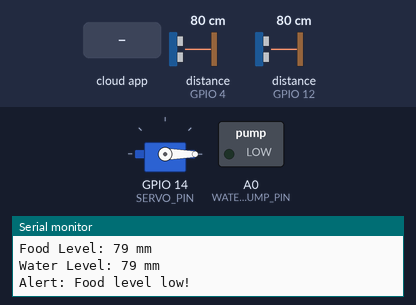
The sketch below on a simulated ESP8266 (NodeMCU). On the bench: servo, switched loads named in the sketch (green lamp = pin HIGH), the last lines printed to the serial monitor. Wiring (inferred from the names in the program): 2 × ultrasonic range finder: trigger GPIO 5, echo GPIO 4 / trigger GPIO 13, echo GPIO 12. The inputs (shaded band) are chosen by the test bench; at power-on: distance to the obstacle (sensors on GPIO 4, GPIO 12) 80 cm. The echo pulse lasts 58.3 µs per cm; WiFi joins after 1.5 s; servers stay silent unless stated; the Firebase database answers and starts empty; pins used as bus, display or sensor lines are not drawn.

Above: at 3.2 s.
3.3 s: the phone or cloud app sets feedCommand to true
At 3.9 s:
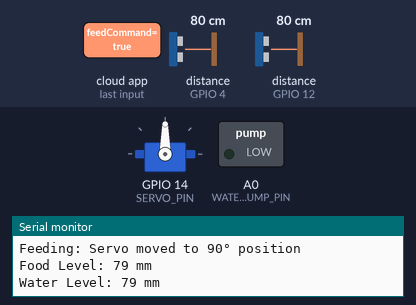
5.0 s: the phone or cloud app sets waterCommand to true
At 6.0 s:
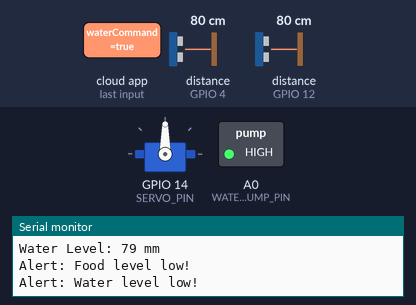
6.7 s: the phone or cloud app sets feedCommand to false
At 7.4 s:
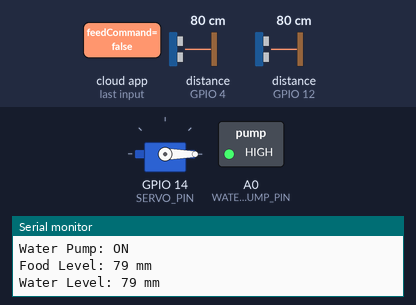
8.3 s: the phone or cloud app sets waterCommand to false
At 9.8 s:
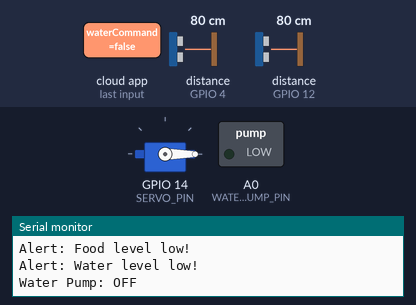
Timing chart, 0 to 11.3 s (numbered marks = the images above; inputs shaded):
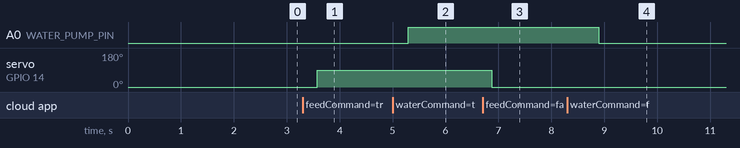

The sketch:

sketch_jan19a.ino
```cpp
#include <ESP8266WiFi.h>
#include <Firebase_ESP_Client.h>
#include <Servo.h>

// Ultrasonic Sensor Library
#define TRIG_FOOD 5   // GPIO5 (D1) for Food Level Sensor
#define ECHO_FOOD 4   // GPIO4 (D2) for Food Level Sensor
#define TRIG_WATER 13  // GPIO13 (D7) for Water Level Sensor
#define ECHO_WATER 12  // GPIO12 (D6) for Water Level Sensor

// Wi-Fi Credentials
#define WIFI_SSID "Mobitel_4G_B6CD8"
#define WIFI_PASSWORD "9T9G9RDELFH"

// Firebase Configuration
FirebaseConfig firebaseConfig;
FirebaseAuth firebaseAuth;
FirebaseData firebaseData;

// Servo & Motor Configurations
Servo servo;
#define SERVO_PIN 14        // GPIO14 (D5) for Servo Motor
#define WATER_PUMP_PIN 17   // GPIO15 (D8) for Water Pump

// Threshold Values
#define FOOD_THRESHOLD 13  // cm (Below this level triggers alert)
#define WATER_THRESHOLD 15 // m (Below this level triggers alert)

// Servo Positions
int feedPosition = 90;   // Position for feeding
int startPosition = 0;   // Starting position

void setup() {
    Serial.begin(115200);

    // Connect to Wi-Fi
    WiFi.begin(WIFI_SSID, WIFI_PASSWORD);
    Serial.print("Connecting to Wi-Fi");
    while (WiFi.status() != WL_CONNECTED) {
        delay(1000);
        Serial.print(".");
    }
    Serial.println("\nWi-Fi connected");

    // Configure Firebase
    firebaseConfig.host = "petfeed-7b214-default-rtdb.asia-southeast1.firebasedatabase.app/";
    firebaseConfig.signer.tokens.legacy_token = "WjS7w8HmOnGCtMRwT8VGGH6nlrFYClfvbCS84FRD";
    Firebase.begin(&firebaseConfig, &firebaseAuth);

    // Servo Setup
    servo.attach(SERVO_PIN);
    servo.write(startPosition); // Initial position
    Serial.println("Servo motor initialized");

    // Water Pump Setup
    pinMode(WATER_PUMP_PIN, OUTPUT);
    digitalWrite(WATER_PUMP_PIN, LOW); // Start with pump OFF
    Serial.println("Water Pump initialized");

    // Ultrasonic Sensor Pins
    pinMode(TRIG_FOOD, OUTPUT);
    pinMode(ECHO_FOOD, INPUT);
    pinMode(TRIG_WATER, OUTPUT);
    pinMode(ECHO_WATER, INPUT);
}

void loop() {
    // Handle Feeding Mechanism
    if (Firebase.RTDB.getString(&firebaseData, "/feedCommand")) {
        if (firebaseData.dataType() == "string") {
            String feedCommand = firebaseData.stringData();
            if (feedCommand == "true" && servo.read() != feedPosition) {
                servo.write(feedPosition);
                Serial.println("Feeding: Servo moved to 90° position");
                Firebase.RTDB.setString(&firebaseData, "/feedLogs/" + String(millis()), "Feed pressed");
            } else if (feedCommand == "false" && servo.read() != startPosition) {
                servo.write(startPosition);
                Serial.println("Feeding: Servo returned to start position");
                Firebase.RTDB.setString(&firebaseData, "/feedLogs/" + String(millis()), "Feed released");
            }
        }
    }

    // Handle Water Pump
    if (Firebase.RTDB.getString(&firebaseData, "/waterCommand")) {
        if (firebaseData.dataType() == "string") {
            String waterCommand = firebaseData.stringData();
            if (waterCommand == "true") {
                digitalWrite(WATER_PUMP_PIN, HIGH);
                Serial.println("Water Pump: ON");
                Firebase.RTDB.setString(&firebaseData, "/waterLogs/" + String(millis()), "Water Pump ON");
            } else if (waterCommand == "false") {
                digitalWrite(WATER_PUMP_PIN, LOW);
                Serial.println("Water Pump: OFF");
                Firebase.RTDB.setString(&firebaseData, "/waterLogs/" + String(millis()), "Water Pump OFF");
            }
        }
    }

    // Measure Food & Water Levels
    int foodLevel = measureDistance(TRIG_FOOD, ECHO_FOOD);
    int waterLevel = measureDistance(TRIG_WATER, ECHO_WATER);

    Serial.print("Food Level: "); Serial.print(foodLevel); Serial.println(" mm");
    Serial.print("Water Level: "); Serial.print(waterLevel); Serial.println(" mm");

    // Check if food is below threshold
    if (foodLevel > FOOD_THRESHOLD) {
        Firebase.RTDB.setString(&firebaseData, "/foodStatus", "Low Food Alert");
        Serial.println("Alert: Food level low!");
    } else {
        Firebase.RTDB.setString(&firebaseData, "/foodStatus", "Sufficient Food");
    }

    // Check if water is below threshold
    if (waterLevel > WATER_THRESHOLD) {
        Firebase.RTDB.setString(&firebaseData, "/waterStatus", "Low Water Alert");
        Serial.println("Alert: Water level low!");
    } else {
        Firebase.RTDB.setString(&firebaseData, "/waterStatus", "Sufficient Water");
    }

    delay(100); // Delay for stability
}

// Function to measure distance using ultrasonic sensor
int measureDistance(int trigPin, int echoPin) {
    digitalWrite(trigPin, LOW);
    delayMicroseconds(2);
    digitalWrite(trigPin, HIGH);
    delayMicroseconds(10);
    digitalWrite(trigPin, LOW);

    long duration = pulseIn(echoPin, HIGH);
    int distance = duration * 0.034 / 2; // Convert time to distance in mm
    return distance;
}
```

Measured:
- after the input at 3.3 s, servo on GPIO 14 (SERVO_PIN): 0° → 90° after 0.28 s
- after the input at 5.0 s, A0 (WATER_PUMP_PIN): LOW → HIGH after 0.30 s
- after the input at 6.7 s, servo on GPIO 14 (SERVO_PIN): 90° → 0° after 0.17 s
- after the input at 8.3 s, A0 (WATER_PUMP_PIN): HIGH → LOW after 0.59 s
